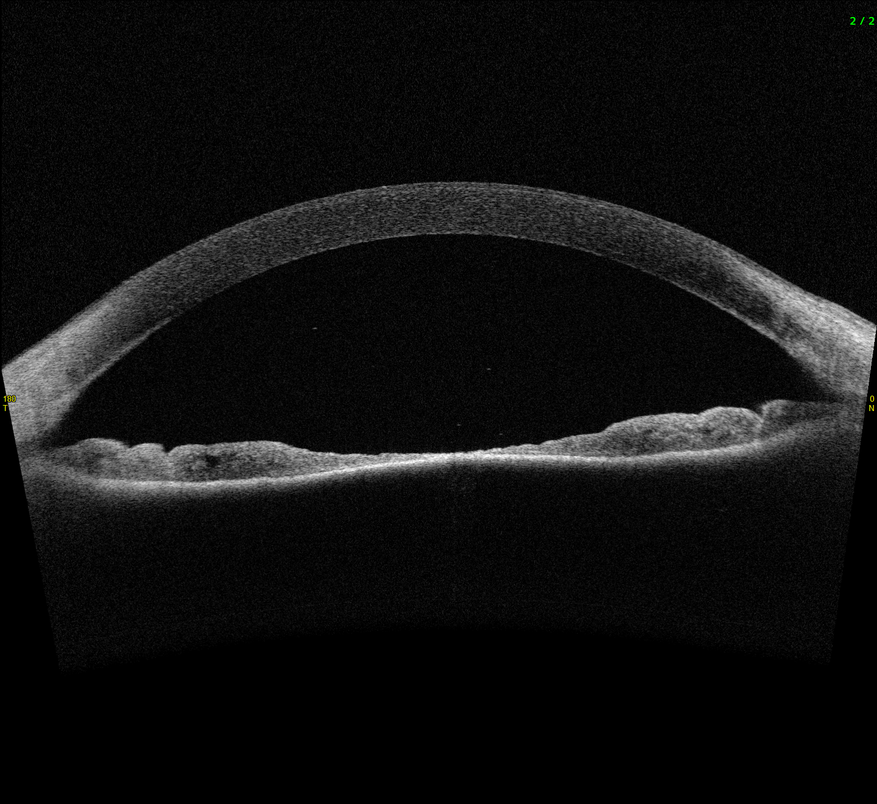
#> input picture tests/data/image1.png, 877 x 804 px, shrunk from 1598 x 1465 before the run, found by its file name
$ python threshold_get_cell_old.py
#> lines starting #> are read from the running program, lines starting #| are printed output that depends on the picture; after the words box and inside, x2 and y2 are one past the last pixel; in counts of white or black regions, pixels touching at a corner belong together
"""
Integration test using original (non-refactored) code for threshold-based cell detection.
Tests the pipeline: grayscale -> otsu threshold -> size filtering -> centroid extraction -> visualization
"""

import os
import cv2
import numpy as np
from PIL import Image, ImageDraw
from skimage.filters import threshold_otsu
from typing import List, Tuple
import json

# Original functions extracted from your codebase
def load_image(image_path: str, to_greyscale: bool = True) -> np.ndarray:
    """Load image and optionally convert to grayscale."""
    image = cv2.imread(image_path, cv2.IMREAD_UNCHANGED)
    if to_greyscale and len(image.shape) == 3:
        image = cv2.cvtColor(image, cv2.COLOR_BGR2GRAY)
    return image

def threshold_method(image: np.ndarray, return_thresh: bool = False, lambda_setting: float = 1.0):
    """Apply Otsu thresholding with lambda adjustment."""
    thresh_value = threshold_otsu(image)
    thresh_value = thresh_value * lambda_setting
    _, mask = cv2.threshold(image, thresh_value, 255, cv2.THRESH_BINARY)
    if return_thresh:
        return mask, thresh_value
    else:
        return mask

def filter_objects_by_size(mask: np.ndarray, lower_bound: int = 2, upper_bound: int = 25) -> np.ndarray:
    """Filter objects by size constraints."""
    if mask.dtype != np.uint8:
        raise ValueError("Mask is not of type uint8.")

    ret, labels = cv2.connectedComponents(mask)
    filtered_mask = np.zeros_like(mask)

    for label in range(1, ret):
        area = np.sum(labels == label)
        if lower_bound <= area <= upper_bound:
            filtered_mask[labels == label] = 255

    return filtered_mask

def get_centroids(mask_image: np.ndarray) -> List[Tuple[float, float]]:
    """Extract centroids from binary mask."""
    num_labels, labels = cv2.connectedComponents(mask_image)
    centroids = []
    for i in range(1, num_labels):
        ys, xs = np.where(labels == i)
        centroid_x = np.mean(xs)
        centroid_y = np.mean(ys)
        centroids.append((centroid_x, centroid_y))
    return centroids

def draw_square(image_path: str, cell_centroids: List[Tuple[float, float]],
               box_size: int = 10, box_outline: str = 'red') -> Image.Image:
    """Draw squares around centroids."""
    half_box_size = box_size // 2
    image_with_cell_boxes = Image.open(image_path)
    draw = ImageDraw.Draw(image_with_cell_boxes)

    for x, y in cell_centroids:
        x, y = int(x), int(y)
        box = [x-half_box_size, y-half_box_size, x+half_box_size, y+half_box_size]
        draw.rectangle(box, outline=box_outline, width=2)

    return image_with_cell_boxes

def save_intermediate_results(output_dir: str, image_name: str, **results):
    """Save intermediate processing results."""
    os.makedirs(output_dir, exist_ok=True)

    # Save masks
    for name, data in results.items():
        if isinstance(data, np.ndarray):
            cv2.imwrite(os.path.join(output_dir, f"{name}.png"), data)
        elif isinstance(data, Image.Image):
            data.save(os.path.join(output_dir, f"{name}.png"))

def main():
    # Configuration
    image_path = "tests/data/image1.png"
    lambda_factor = 0.83  # From your config
    min_size = 1
    max_size = 25
    box_size = 10

    # Extract image name for output directory
    image_name = os.path.splitext(os.path.basename(image_path))[0]
    output_dir = f"tests/data/{image_name}_old"

    print(f"Processing image: {image_path}")
    print(f"Output directory: {output_dir}")

    # Step 1: Load and convert to grayscale
    print("Step 1: Converting to grayscale...")
    image = load_image(image_path, to_greyscale=True)
#> in load_image, image is the input picture: shape (804, 877, 4); mean B, G, R, A 16, 16.1, 16, 255
    print(f"Image shape after grayscale conversion: {image.shape}")
#| Image shape after grayscale conversion: (804, 877)

    # Step 2: Apply Otsu threshold with lambda
    print("Step 2: Applying Otsu threshold...")
    threshold_mask, thresh_value = threshold_method(image, return_thresh=True, lambda_setting=lambda_factor)
#> in threshold_method, `thresh_value = threshold_otsu(image)`: thresh_value = 58
#> in threshold_method, `thresh_value = thresh_value * lambda_setting`: thresh_value = 48.14
#> in threshold_method, `_, mask = cv2.threshold(image, thresh_value, 255, cv2.THRESH_BINARY)`:
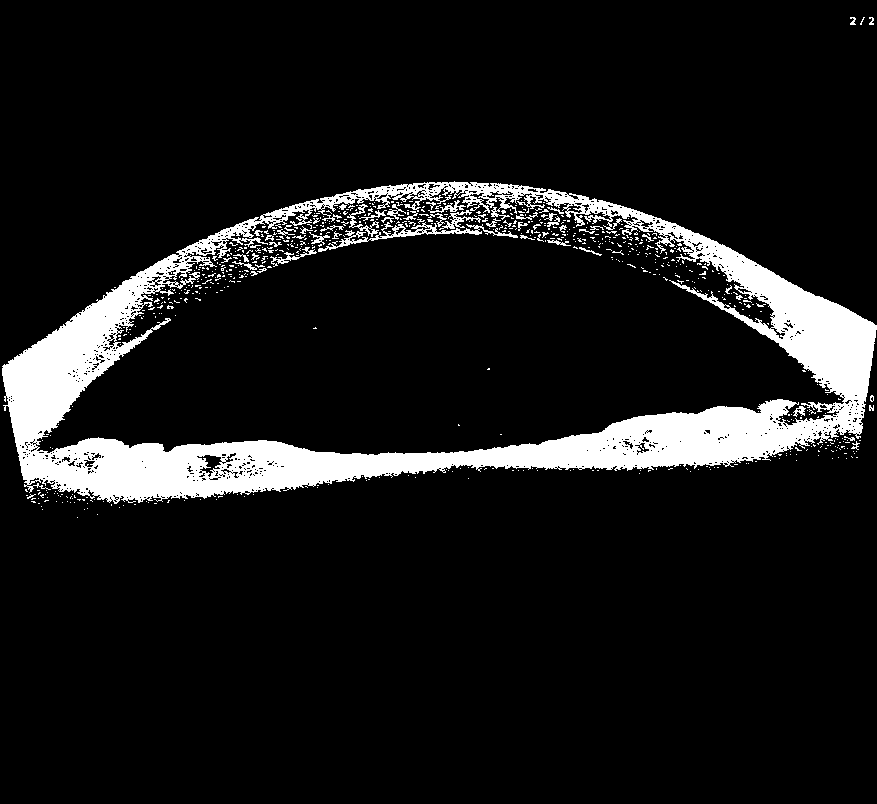
#> mask: shape (804, 877); 9.6% white; 691 white regions (639 under 20 px), largest, box (x1, y1, x2, y2) and area: (2, 181, 877, 504) 62089, (318, 222, 518, 252) 983, (347, 204, 379, 237) 233
#> thresh_value = 48.14
    print(f"Threshold value: {thresh_value:.2f} (lambda={lambda_factor})")
#| Threshold value: 48.14 (lambda=0.83)
    print(f"Adjusted threshold: {thresh_value:.2f}")
#| Adjusted threshold: 48.14

    # Step 3: Filter objects by size
    print("Step 3: Filtering objects by size...")
    filtered_mask = filter_objects_by_size(threshold_mask, lower_bound=min_size, upper_bound=max_size)
#> in filter_objects_by_size, `ret, labels = cv2.connectedComponents(mask)`:
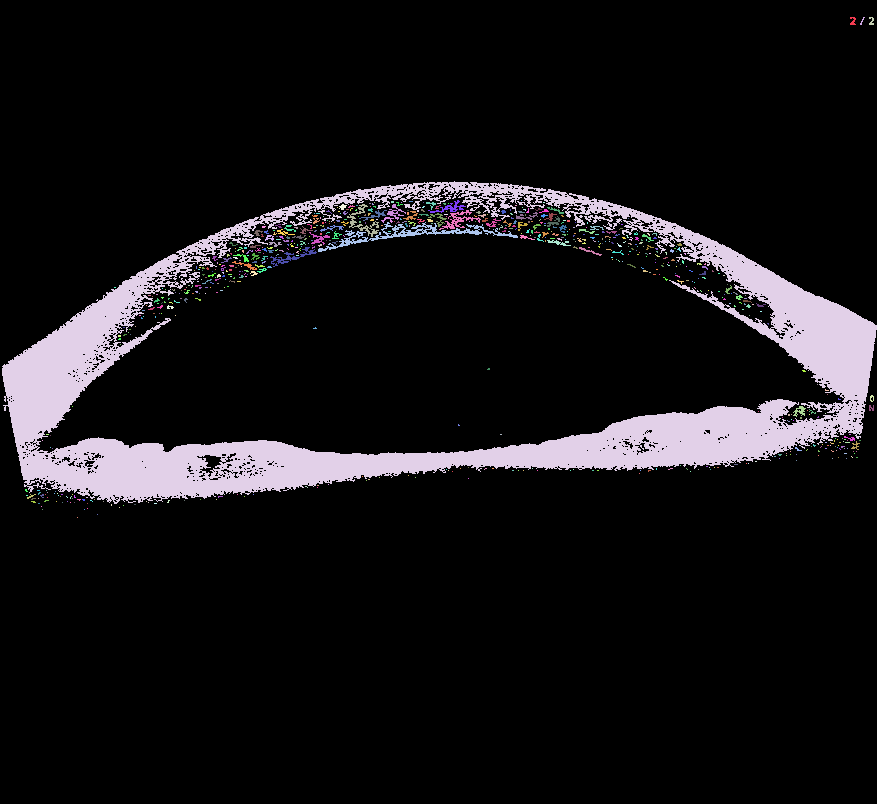
#> labels: shape (804, 877) int32; 692 distinct labels, from 0 to 691; one colour per label, 0 black
#> in filter_objects_by_size, `ret, labels = cv2.connectedComponents(mask)`: ret = 692
#> the loop in filter_objects_by_size, `for label in range(1, ret):` made 691 passes
#> area on passes 1, 3, 4: 31, 26, 62089
#> after the loop in filter_objects_by_size, `for label in range(1, ret):`:
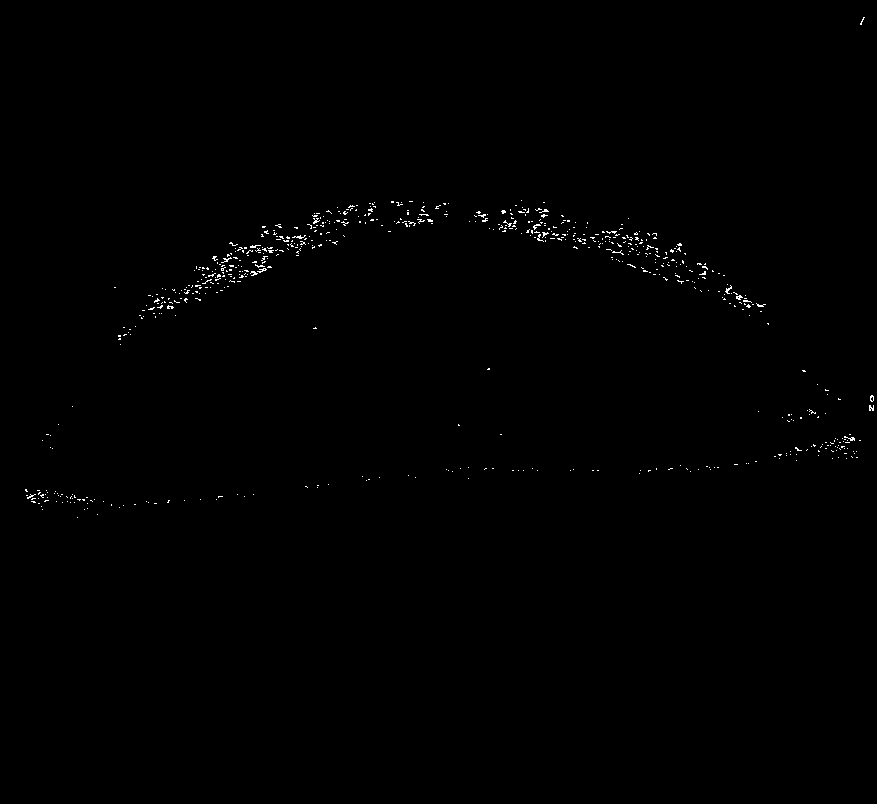
#> filtered_mask: shape (804, 877); 0.37% white in thin lines or dots, all inside (x1, y1, x2, y2) = (25, 17, 874, 518)

    # Count objects before and after filtering
    num_objects_before = cv2.connectedComponents(threshold_mask)[0] - 1
#> num_objects_before = 691
    num_objects_after = cv2.connectedComponents(filtered_mask)[0] - 1
#> num_objects_after = 649
    print(f"Objects before size filtering: {num_objects_before}")
#| Objects before size filtering: 691
    print(f"Objects after size filtering: {num_objects_after}")
#| Objects after size filtering: 649

    # Step 4: Extract centroids
    print("Step 4: Extracting centroids...")
    centroids = get_centroids(filtered_mask)
#> in get_centroids, `num_labels, labels = cv2.connectedComponents(mask_image)`: labels: shape (804, 877) int32; 650 distinct labels, from 0 to 649
#> in get_centroids, `num_labels, labels = cv2.connectedComponents(mask_image)`: num_labels = 650
#> the loop in get_centroids, `for i in range(1, num_labels):` made 649 passes
#> (ys, xs, centroid_x, centroid_y) on passes 2 to 4: ([201, 201, 201, 202, 202, 202], [391, 392, 393, 391, 392, 393], 392, 201.5), ([201, 201, 201, 201], [409, 410, 411, 412], 410.5, 201), ([200], [521], 521, 200)
#> after the loop in get_centroids, `for i in range(1, num_labels):`: centroids = 649 pairs, first value 25.83 to 871.4, second value 20.62 to 517
    print(f"Number of centroids found: {len(centroids)}")
#| Number of centroids found: 649

    # Step 5: Draw bounding boxes
    print("Step 5: Drawing bounding boxes...")
    result_image = draw_square(image_path, centroids, box_size=box_size, box_outline='#00FF00')
#> the loop in draw_square, `for x, y in cell_centroids:` made 649 passes
#> (x, y, box) on passes 1 to 3: (861, 20, [856, 15, 866, 25]), (392, 201, [387, 196, 397, 206]), (410, 201, [405, 196, 415, 206])
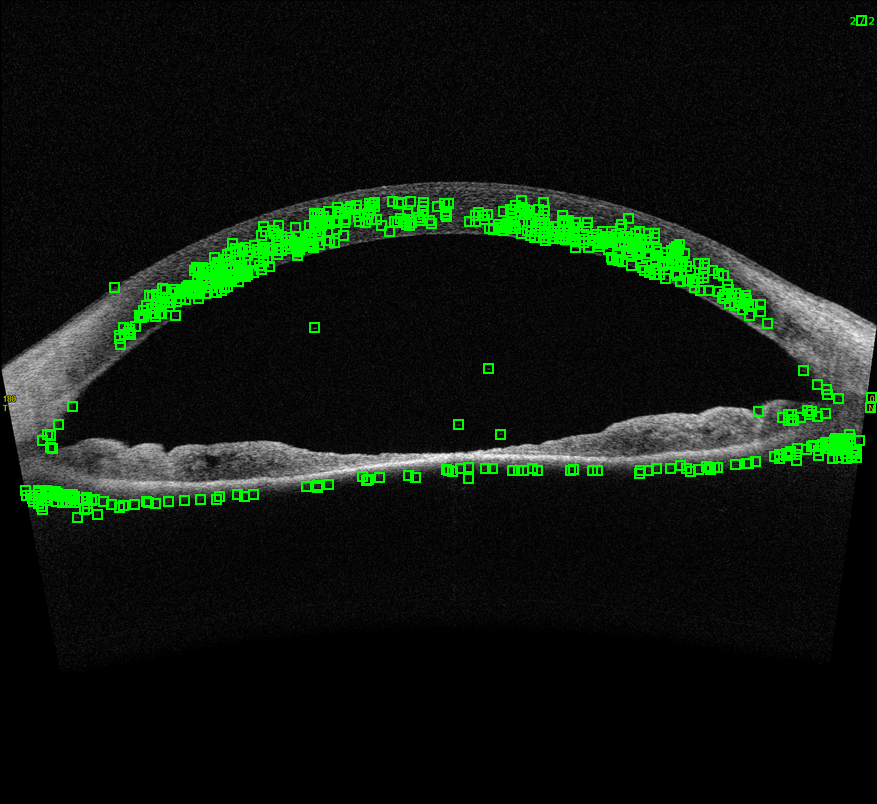
#> result_image: PIL image 877x804 RGBA; mean R, G, B, A 14.5, 24.6, 14.5, 255

    # Save all results
    print("Step 6: Saving results...")
    save_intermediate_results(
        output_dir, image_name,
        grayscale=image,
        threshold_mask=threshold_mask,
        filtered_mask=filtered_mask,
        result_with_boxes=result_image
    )

    # Save centroids as JSON for easy comparison
    centroids_data = {
        'centroids': centroids,
        'count': len(centroids),
        'parameters': {
            'lambda_factor': lambda_factor,
            'min_size': min_size,
            'max_size': max_size,
            'threshold_value': float(thresh_value)
        }
    }

    with open(os.path.join(output_dir, 'centroids.json'), 'w') as f:
        json.dump(centroids_data, f, indent=2, default=float)

    print(f"\nResults saved to: {output_dir}")
    print(f"Centroids: {centroids}")
#> (printed output is left out)
    print("Processing complete!")

if __name__ == "__main__":
    main()

$ run again, with tests/data/image2.png copied over tests/data/image1.png
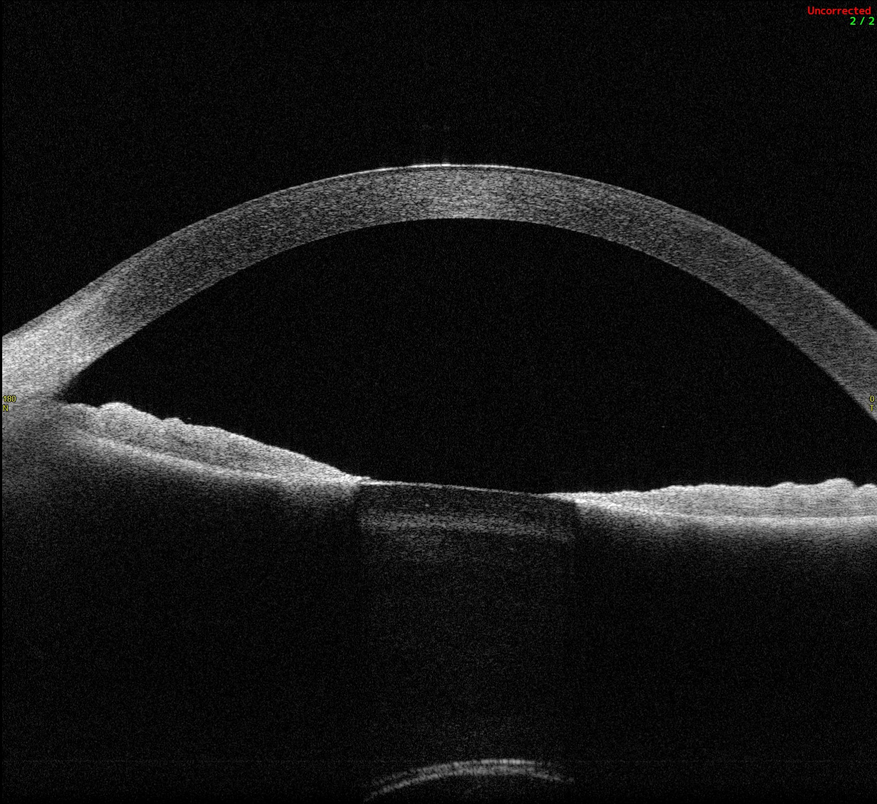
#> input picture tests/data/image2.png, 877 x 804 px, shrunk from 1598 x 1465 before the run, found by its file name
#> in load_image, image is the input picture: shape (804, 877, 3); mean B, G, R 21.9, 21.9, 22
#> image: shape (804, 877)
#| Image shape after grayscale conversion: (804, 877)
#> in threshold_method, `thresh_value = threshold_otsu(image)`: thresh_value = 67
#> in threshold_method, `thresh_value = thresh_value * lambda_setting`: thresh_value = 55.61
#> in threshold_method, `_, mask = cv2.threshold(image, thresh_value, 255, cv2.THRESH_BINARY)`:
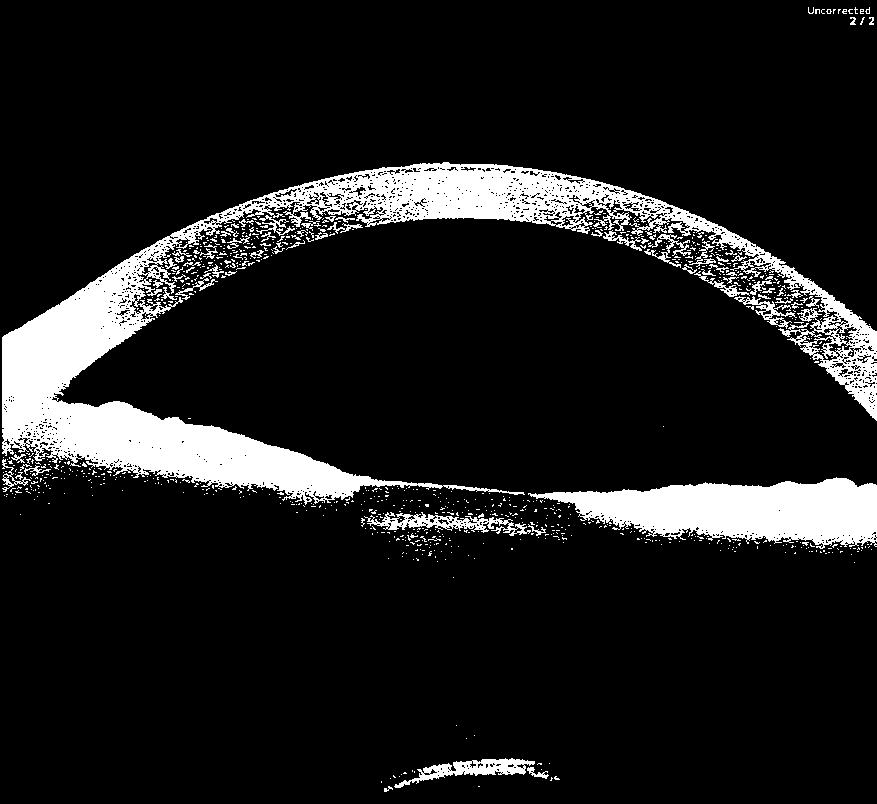
#> mask: shape (804, 877); 11.2% white; 899 white regions (832 under 20 px), largest, box (x1, y1, x2, y2) and area: (2, 162, 877, 505) 53371, (528, 477, 877, 549) 15124, (394, 758, 535, 788) 1418
#| Threshold value: 55.61 (lambda=0.83)
#| Adjusted threshold: 55.61
#> ret = 900
#> the loop in filter_objects_by_size, `for label in range(1, ret):` made 899 passes
#> area on passes 12, 14, 15: 31, 27, 53371
#> num_objects_before = 899
#> num_objects_after = 841
#| Objects before size filtering: 899
#| Objects after size filtering: 841
#> num_labels = 842
#> the loop in get_centroids, `for i in range(1, num_labels):` made 841 passes
#> (ys, xs, centroid_x, centroid_y) on passes 2, 5, 7: ([7, 8, 9, 9, 9, 9, 10, 11, 12, 13, 13, 13], [855, 855, 854, 855, 856, 857, 855, 855, 855, 855, 856, 857], 855.4, 10.25), ([9, 9, 9, 10, 11, 12, 13, 13, 13], [822, 823, 824, 821, 821, 821, 822, 823, 824], 822.3, 11), ([9, 9, 9, 10, 10, 11, 12, 13], [833, 834, 835, 833, 834, 833, 833, 833], 833.5, 10.38)
#> after the loop in get_centroids, `for i in range(1, num_labels):`: centroids = 841 pairs, first value 3 to 871, second value 10.25 to 786
#| Number of centroids found: 841
#> the loop in draw_square, `for x, y in cell_centroids:` made 841 passes
#> (x, y, box) on passes 1 to 3: (810, 10, [805, 5, 815, 15]), (855, 10, [850, 5, 860, 15]), (867, 10, [862, 5, 872, 15])
#> in main, `result_image = draw_square(image_path, centroids, box_size=box_size, b..`:
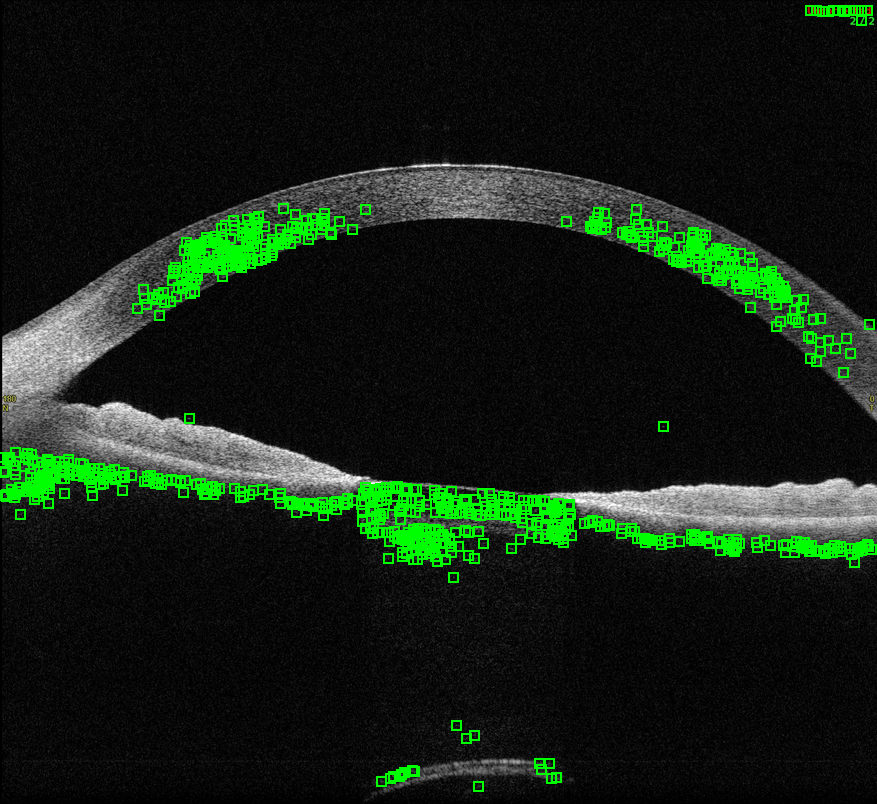
#> result_image: PIL image 877x804 RGB; mean R, G, B 19.8, 32.9, 19.7
#> (printed output is left out)
